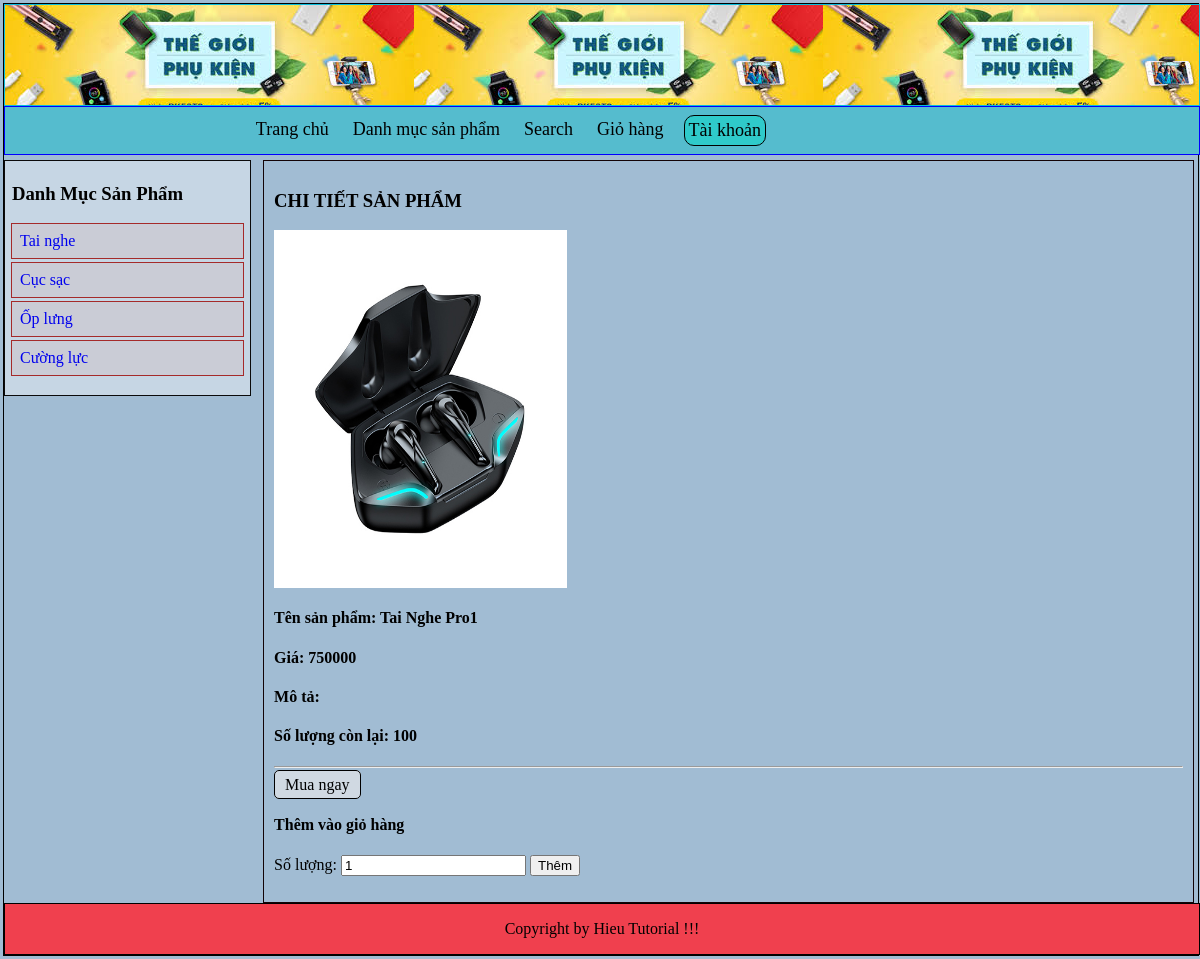
Page /index.php?quanli=chitietsanpham&masp=Pro&sl=1 on the committed database.
### tables this page shows
CREATE TABLE `danhmucsp` (
  `id_danhmuc` int(11) NOT NULL,
  `tendanhmuc` varchar(255) NOT NULL,
  `thutu` int(11) NOT NULL
);

CREATE TABLE `sanpham` (
  `tensp` varchar(255) NOT NULL,
  `masp` varchar(255) NOT NULL,
  `gia` int(255) NOT NULL,
  `anh` varchar(255) NOT NULL,
  `soluong` int(255) NOT NULL,
  `mota` varchar(255) NOT NULL,
  `tinhtrang` int(2) NOT NULL,
  `madanhmuc` varchar(255) DEFAULT NULL
);

### User_Interface/MainPage/main/chitietsanpham.php (the view, shortened to what this page needs)
<?php
    $masp = $_GET['masp'];
    $sql_chitiet = "SELECT * FROM sanpham WHERE masp='$masp'";
    $result = mysqli_query($mysqli, $sql_chitiet);
    $row = mysqli_fetch_array($result);
?>
<div class="anhchitiet">
    <h3>CHI TIẾT SẢN PHẨM</h3>
    <img width=90% height=90% src="admincp/modules/quanlisp/images/<?php echo $row['anh']; ?>">
</div>
<div class="thongtinchitiet">
    <h4>Tên sản phẩm: <?php echo $row['tensp']; ?></h4>
    <h4>Giá: <?php echo $row['gia']; ?></h4>
    <h4>Mô tả: <?php echo $row['mota']; ?></h4>
    <h4>Số lượng còn lại: <?php echo $row['soluong']; ?></h4>
    <hr>
    <a class="mua" href="/webcuakhanh/index.php?quanli=muahang&masp=<?php echo $_GET['masp'];?>&sl=<?php if(isset($_GET['sl'])){ echo $_GET['sl'];} ?>">Mua ngay</a><br>
    <h4>Thêm vào giỏ hàng</h4>
    <form action="admincp/modules/quanligiohang/qlgiohang.php?masp=<?php echo $_GET['masp'];?>" method="POST">
        Số lượng: <input type="number" name="soluong" value=<?php if(isset($_GET['sl'])){ echo $_GET['sl'];} ?>>
        <input type="submit" name="submit" value="Thêm">
    </form>
</div>

### User_Interface/MainPage/sidebar/sidebar.php
<?php
    $query = "SELECT * FROM danhmucsp";
    $result = mysqli_query($mysqli, $query);
?>
<div class="sidebar">
    <h3 id="dmsp">Danh Mục Sản Phẩm</h3>
    <ul class="list-sidebar">
        <?php
            while($row = mysqli_fetch_array($result)){
        ?>
        <li><a href="index.php?quanli=danhmucsp&madanhmuc=<?php echo $row['thutu']; ?>"><?php echo $row['tendanhmuc']; ?></a></li>
        <?php } ?>
    </ul>
</div>

### User_Interface/css/dashboard.css (style rules this page uses)
body { margin: 3px; padding: 0; background-color: rgb(161, 188, 211); }
.sidebar { border: 1px solid rgb(10, 10, 10); height: auto; width: 20%; margin-top: 5px; margin-left: 0px; float: left; padding: 3px; background-color: rgba(252, 252, 252, 0.4); }
.list-sidebar { padding: 0; list-style: none; width: 100%; }
.list-sidebar li { margin: 3px; padding: 8px; border: 1px solid brown; background-color: rgb(202, 204, 214); }
.list-sidebar li a { text-decoration: none; }
#dmsp { margin-left: 4px; }
.anhchitiet { padding: 10px; width: 35%; height: 50%; }
.thongtinchitiet { padding: 10px; }
.thongtinchitiet a { text-decoration: none; padding: 5px; border: 1px solid; border-radius: 5px; color: rgb(0, 0, 0); background-color: #d0d9e2; padding-left: 10px; padding-right: 10px; }

### rows in the picture
danhmucsp: tendanhmuc "Tai nghe"
danhmucsp: tendanhmuc "Cục sạc"
danhmucsp: tendanhmuc "Ốp lưng"
danhmucsp: tendanhmuc "Cường lực"
sanpham: anh (picture), tensp "Tai Nghe Pro1", gia "750000", soluong "100"
